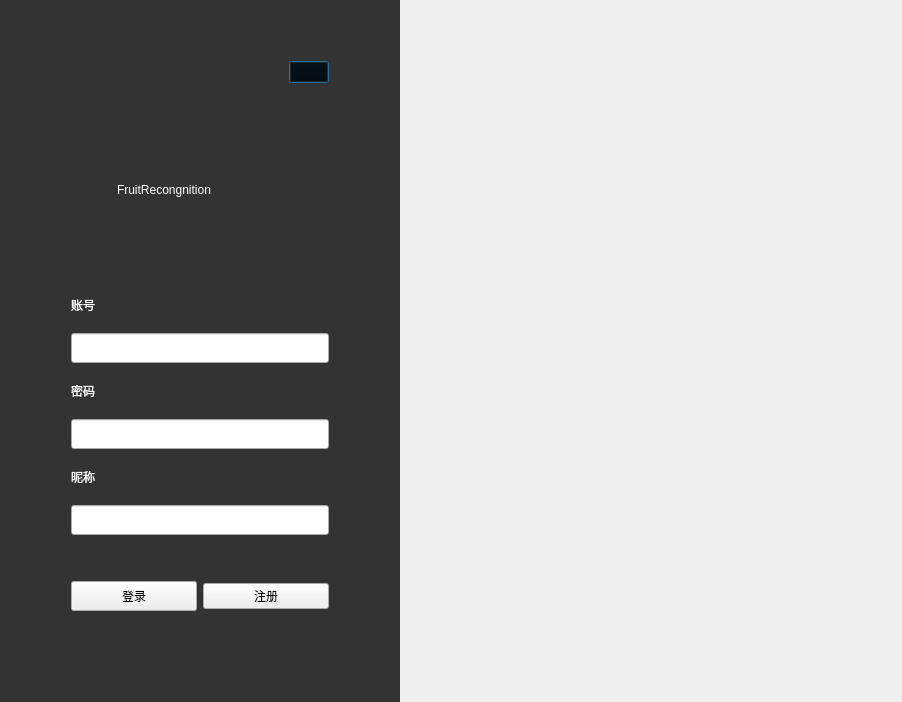
<?xml version="1.0" encoding="UTF-8"?>
<ui version="4.0">
 <class>LSLFruitsRecognitionClass</class>
 <widget class="QDialog" name="LSLFruitsRecognitionClass">
  <property name="geometry">
   <rect>
    <x>0</x>
    <y>0</y>
    <width>902</width>
    <height>702</height>
   </rect>
  </property>
  <property name="maximumSize">
   <size>
    <width>902</width>
    <height>702</height>
   </size>
  </property>
  <property name="windowTitle">
   <string>LSLFruitsRecognition</string>
  </property>
  <layout class="QVBoxLayout" name="verticalLayout_4">
   <property name="spacing">
    <number>0</number>
   </property>
   <property name="leftMargin">
    <number>0</number>
   </property>
   <property name="topMargin">
    <number>0</number>
   </property>
   <property name="rightMargin">
    <number>0</number>
   </property>
   <property name="bottomMargin">
    <number>0</number>
   </property>
   <item>
    <layout class="QHBoxLayout" name="horizontalLayout">
     <property name="spacing">
      <number>0</number>
     </property>
     <item>
      <widget class="QWidget" name="widget" native="true">
       <property name="minimumSize">
        <size>
         <width>400</width>
         <height>0</height>
        </size>
       </property>
       <property name="maximumSize">
        <size>
         <width>400</width>
         <height>16777215</height>
        </size>
       </property>
       <property name="styleSheet">
        <string notr="true">QLabel
{
	background-color:transparent;
	color:white;
}
QWidget#widget{

	background-color: rgb(51, 51, 51);
	color:rgb(200,200,200);
}</string>
       </property>
       <layout class="QHBoxLayout" name="horizontalLayout_6">
        <item>
         <spacer name="horizontalSpacer_3">
          <property name="orientation">
           <enum>Qt::Horizontal</enum>
          </property>
          <property name="sizeType">
           <enum>QSizePolicy::Fixed</enum>
          </property>
          <property name="sizeHint" stdset="0">
           <size>
            <width>60</width>
            <height>20</height>
           </size>
          </property>
         </spacer>
        </item>
        <item>
         <layout class="QVBoxLayout" name="verticalLayout_2">
          <item>
           <spacer name="verticalSpacer_2">
            <property name="orientation">
             <enum>Qt::Vertical</enum>
            </property>
            <property name="sizeType">
             <enum>QSizePolicy::Fixed</enum>
            </property>
            <property name="sizeHint" stdset="0">
             <size>
              <width>20</width>
              <height>50</height>
             </size>
            </property>
           </spacer>
          </item>
          <item>
           <layout class="QHBoxLayout" name="horizontalLayout_3">
            <item>
             <spacer name="horizontalSpacer_2">
              <property name="orientation">
               <enum>Qt::Horizontal</enum>
              </property>
              <property name="sizeHint" stdset="0">
               <size>
                <width>40</width>
                <height>20</height>
               </size>
              </property>
             </spacer>
            </item>
            <item>
             <widget class="QPushButton" name="btnSet">
              <property name="styleSheet">
               <string notr="true">QPushButton#btnSet
{
 background-color: transparent;

}
QPushButton:hover
{
	background-color:rgb(99,99,99);
}</string>
              </property>
              <property name="text">
               <string/>
              </property>
              <property name="icon">
               <iconset resource="LSLFruitsRecognition.qrc">
                <normaloff>:/LSLFruitsRecognition/Resources/setting-filling.svg</normaloff>:/LSLFruitsRecognition/Resources/setting-filling.svg</iconset>
              </property>
             </widget>
            </item>
           </layout>
          </item>
          <item>
           <spacer name="verticalSpacer_4">
            <property name="orientation">
             <enum>Qt::Vertical</enum>
            </property>
            <property name="sizeHint" stdset="0">
             <size>
              <width>20</width>
              <height>40</height>
             </size>
            </property>
           </spacer>
          </item>
          <item>
           <layout class="QHBoxLayout" name="horizontalLayout_4">
            <item>
             <widget class="QLabel" name="label_logo">
              <property name="maximumSize">
               <size>
                <width>40</width>
                <height>40</height>
               </size>
              </property>
              <property name="text">
               <string/>
              </property>
              <property name="pixmap">
               <pixmap resource="LSLFruitsRecognition.qrc">:/LSLFruitsRecognition/Resources/fruit.svg</pixmap>
              </property>
              <property name="scaledContents">
               <bool>true</bool>
              </property>
             </widget>
            </item>
            <item>
             <widget class="QLabel" name="label_name">
              <property name="text">
               <string>FruitRecongnition</string>
              </property>
             </widget>
            </item>
           </layout>
          </item>
          <item>
           <spacer name="verticalSpacer_5">
            <property name="orientation">
             <enum>Qt::Vertical</enum>
            </property>
            <property name="sizeHint" stdset="0">
             <size>
              <width>20</width>
              <height>60</height>
             </size>
            </property>
           </spacer>
          </item>
          <item>
           <widget class="QLabel" name="label_3">
            <property name="text">
             <string>账号</string>
            </property>
           </widget>
          </item>
          <item>
           <spacer name="verticalSpacer_6">
            <property name="orientation">
             <enum>Qt::Vertical</enum>
            </property>
            <property name="sizeType">
             <enum>QSizePolicy::Fixed</enum>
            </property>
            <property name="sizeHint" stdset="0">
             <size>
              <width>20</width>
              <height>13</height>
             </size>
            </property>
           </spacer>
          </item>
          <item>
           <widget class="QLineEdit" name="lineID">
            <property name="minimumSize">
             <size>
              <width>0</width>
              <height>30</height>
             </size>
            </property>
            <property name="maximumSize">
             <size>
              <width>16777215</width>
              <height>41</height>
             </size>
            </property>
           </widget>
          </item>
          <item>
           <spacer name="verticalSpacer_7">
            <property name="orientation">
             <enum>Qt::Vertical</enum>
            </property>
            <property name="sizeType">
             <enum>QSizePolicy::Fixed</enum>
            </property>
            <property name="sizeHint" stdset="0">
             <size>
              <width>20</width>
              <height>13</height>
             </size>
            </property>
           </spacer>
          </item>
          <item>
           <widget class="QLabel" name="label_4">
            <property name="text">
             <string>密码</string>
            </property>
           </widget>
          </item>
          <item>
           <spacer name="verticalSpacer_8">
            <property name="orientation">
             <enum>Qt::Vertical</enum>
            </property>
            <property name="sizeType">
             <enum>QSizePolicy::Fixed</enum>
            </property>
            <property name="sizeHint" stdset="0">
             <size>
              <width>20</width>
              <height>13</height>
             </size>
            </property>
           </spacer>
          </item>
          <item>
           <widget class="QLineEdit" name="lineEdit_pwd">
            <property name="minimumSize">
             <size>
              <width>0</width>
              <height>30</height>
             </size>
            </property>
            <property name="echoMode">
             <enum>QLineEdit::Password</enum>
            </property>
           </widget>
          </item>
          <item>
           <spacer name="verticalSpacer_9">
            <property name="orientation">
             <enum>Qt::Vertical</enum>
            </property>
            <property name="sizeType">
             <enum>QSizePolicy::Fixed</enum>
            </property>
            <property name="sizeHint" stdset="0">
             <size>
              <width>20</width>
              <height>13</height>
             </size>
            </property>
           </spacer>
          </item>
          <item>
           <widget class="QLabel" name="label_5">
            <property name="text">
             <string>昵称</string>
            </property>
           </widget>
          </item>
          <item>
           <spacer name="verticalSpacer_10">
            <property name="orientation">
             <enum>Qt::Vertical</enum>
            </property>
            <property name="sizeType">
             <enum>QSizePolicy::Fixed</enum>
            </property>
            <property name="sizeHint" stdset="0">
             <size>
              <width>20</width>
              <height>13</height>
             </size>
            </property>
           </spacer>
          </item>
          <item>
           <widget class="QLineEdit" name="lineEdit_username">
            <property name="minimumSize">
             <size>
              <width>0</width>
              <height>30</height>
             </size>
            </property>
           </widget>
          </item>
          <item>
           <spacer name="verticalSpacer_11">
            <property name="orientation">
             <enum>Qt::Vertical</enum>
            </property>
            <property name="sizeType">
             <enum>QSizePolicy::Fixed</enum>
            </property>
            <property name="sizeHint" stdset="0">
             <size>
              <width>20</width>
              <height>40</height>
             </size>
            </property>
           </spacer>
          </item>
          <item>
           <layout class="QHBoxLayout" name="horizontalLayout_5">
            <item>
             <widget class="QPushButton" name="btnLogo">
              <property name="minimumSize">
               <size>
                <width>0</width>
                <height>30</height>
               </size>
              </property>
              <property name="text">
               <string>登录</string>
              </property>
             </widget>
            </item>
            <item>
             <widget class="QPushButton" name="btnresigter">
              <property name="text">
               <string>注册</string>
              </property>
             </widget>
            </item>
           </layout>
          </item>
          <item>
           <spacer name="verticalSpacer_3">
            <property name="orientation">
             <enum>Qt::Vertical</enum>
            </property>
            <property name="sizeType">
             <enum>QSizePolicy::Fixed</enum>
            </property>
            <property name="sizeHint" stdset="0">
             <size>
              <width>20</width>
              <height>80</height>
             </size>
            </property>
           </spacer>
          </item>
         </layout>
        </item>
        <item>
         <spacer name="horizontalSpacer_4">
          <property name="orientation">
           <enum>Qt::Horizontal</enum>
          </property>
          <property name="sizeType">
           <enum>QSizePolicy::Fixed</enum>
          </property>
          <property name="sizeHint" stdset="0">
           <size>
            <width>60</width>
            <height>20</height>
           </size>
          </property>
         </spacer>
        </item>
       </layout>
      </widget>
     </item>
     <item>
      <widget class="QWidget" name="widget_2" native="true">
       <property name="minimumSize">
        <size>
         <width>500</width>
         <height>700</height>
        </size>
       </property>
       <property name="maximumSize">
        <size>
         <width>500</width>
         <height>700</height>
        </size>
       </property>
       <property name="styleSheet">
        <string notr="true">QWidget#widget_2
{
	background-image:url(:/LSLFruitsRecognition/Resources/a.jpg);
}
QPushButton
{
	font-size:20px;
	font-weight:bold;
	font-style:italic;
	border-radius:4px;
}
QPushButton:hover
{
	background-color:rgb(99,99,99);
}</string>
       </property>
       <layout class="QVBoxLayout" name="verticalLayout" stretch="0,0">
        <item>
         <layout class="QHBoxLayout" name="horizontalLayout_2">
          <item>
           <spacer name="horizontalSpacer">
            <property name="orientation">
             <enum>Qt::Horizontal</enum>
            </property>
            <property name="sizeHint" stdset="0">
             <size>
              <width>40</width>
              <height>20</height>
             </size>
            </property>
           </spacer>
          </item>
          <item>
           <widget class="QPushButton" name="btnmin">
            <property name="styleSheet">
             <string notr="true">background-image:url(:/LSLFruitsRecognition/Resources/minus.svg);</string>
            </property>
            <property name="text">
             <string/>
            </property>
            <property name="icon">
             <iconset resource="LSLFruitsRecognition.qrc">
              <normaloff>:/LSLFruitsRecognition/Resources/minus.svg</normaloff>:/LSLFruitsRecognition/Resources/minus.svg</iconset>
            </property>
           </widget>
          </item>
          <item>
           <widget class="QPushButton" name="btnclose">
            <property name="text">
             <string/>
            </property>
            <property name="icon">
             <iconset resource="LSLFruitsRecognition.qrc">
              <normaloff>:/LSLFruitsRecognition/Resources/close.svg</normaloff>:/LSLFruitsRecognition/Resources/close.svg</iconset>
            </property>
           </widget>
          </item>
         </layout>
        </item>
        <item>
         <spacer name="verticalSpacer">
          <property name="orientation">
           <enum>Qt::Vertical</enum>
          </property>
          <property name="sizeHint" stdset="0">
           <size>
            <width>20</width>
            <height>538</height>
           </size>
          </property>
         </spacer>
        </item>
       </layout>
      </widget>
     </item>
    </layout>
   </item>
  </layout>
 </widget>
 <layoutdefault spacing="6" margin="11"/>
 <resources>
  <include location="LSLFruitsRecognition.qrc"/>
  <include location="../../../../../.designer/backup/LSLFruitsRecognition.qrc"/>
 </resources>
 <connections>
  <connection>
   <sender>btnclose</sender>
   <signal>clicked()</signal>
   <receiver>LSLFruitsRecognitionClass</receiver>
   <slot>close()</slot>
   <hints>
    <hint type="sourcelabel">
     <x>897</x>
     <y>36</y>
    </hint>
    <hint type="destinationlabel">
     <x>465</x>
     <y>364</y>
    </hint>
   </hints>
  </connection>
 </connections>
</ui>
